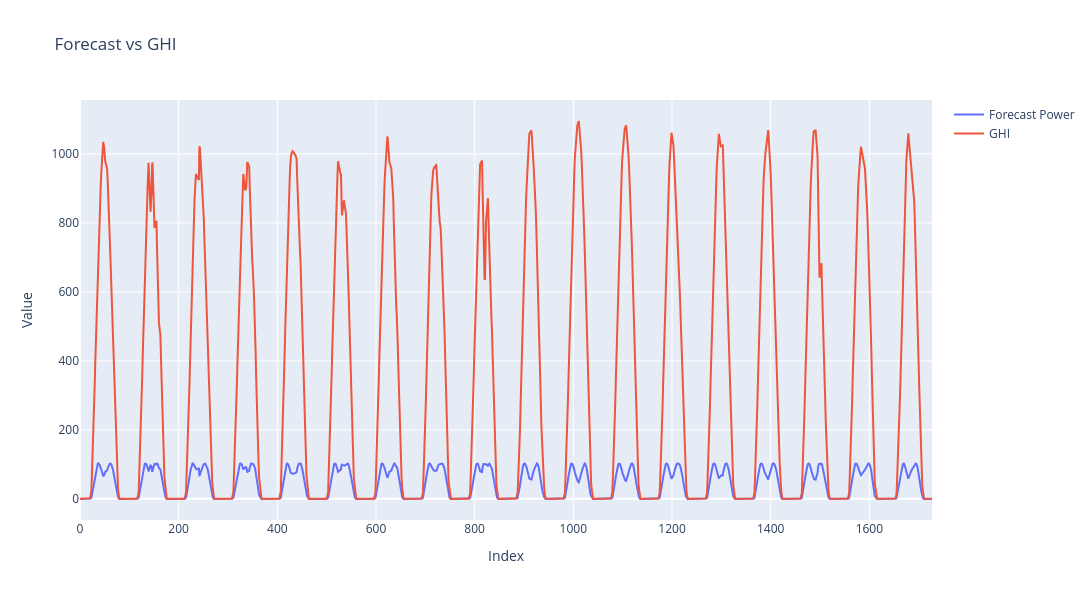

Notebook code cell kept with this figure:
### Code cell
import plotly.graph_objects as go
import numpy as np

a = np.arange(len(n_f))
fig = go.Figure()
fig.add_trace(
    go.Scatter(
        x=a,
        y=forecast_power,
        mode='lines',
        name='Forecast Power'
    )
)
fig.add_trace(
    go.Scatter(
        x=a,
        y=n_f,
        mode='lines',
        name='GHI'
    )
)
fig.update_layout(
    title="Forecast vs GHI",
    xaxis_title="Index",
    yaxis_title="Value",
    width=1200,
    height=600,
    hovermode='x unified'
)
fig.show()

### Figure 1 — Plotly figure (JSON) as saved in the notebook; plotly's stock layout.template omitted (floating-point values rounded to 4 significant figures; data arrays with more than 128 entries replaced by an {"elided": "..."} marker saying what was removed)
{"data": [{"mode": "lines", "name": "Forecast Power", "type": "scatter", "x": {"elided": "1728 int values"}, "y": {"elided": "1728 float values"}}, {"mode": "lines", "name": "GHI", "type": "scatter", "x": {"elided": "1728 int values"}, "y": {"elided": "1728 float values"}}], "layout": {"height": 600, "hovermode": "x unified", "title": {"text": "Forecast vs GHI"}, "width": 1200, "xaxis": {"title": {"text": "Index"}}, "yaxis": {"title": {"text": "Value"}}}}
